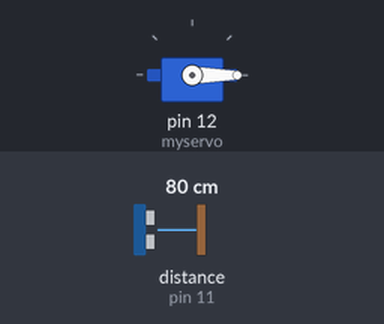
This sketch was run on a simulated Arduino Uno, built with avr-gcc and run on an emulated ATmega328P. Shown: servo. Wiring (inferred from the names in the program): ultrasonic range finder: trigger pin 10; echo pin 11. Inputs (shaded band) come from the test bench; at power-on: distance to the obstacle (sensor on pin 11) 80 cm. The echo pulse lasts 58.3 µs per cm; what the sketch prints to the serial monitor is not drawn.

Above: at 0.01 s.
1.3 s: distance to the obstacle (sensor on pin 11) set to 2 cm
At 4.03 s:
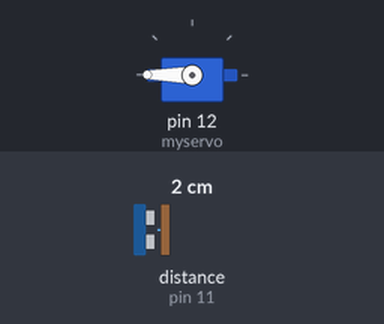
4.3 s: distance to the obstacle (sensor on pin 11) set to 250 cm
At 5.2 s:
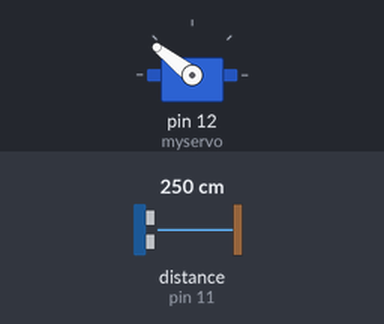
7.3 s: distance to the obstacle (sensor on pin 11) set to 4 cm
Timing chart, 0 to 16.3 s (numbered marks = the images above; inputs shaded):
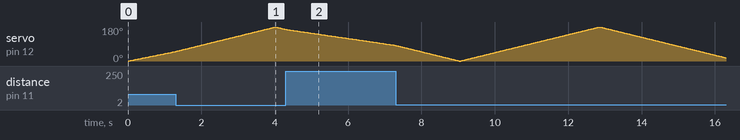

The sketch:

Servo_sonar.ino
```cpp
#include <Servo.h>
Servo myservo; // creating a servo object used in controlling the servo
int degree = 0;  // variable used to store the location of the servo

const int trigPin = 10;
const int echoPin = 11;
int distance;
long duration;

void setup() {
  myservo.attach(12); // servo object connected to the servo on pin 8
  pinMode (trigPin, OUTPUT);  //trigPin set as Output
  pinMode (echoPin, INPUT);  //echoPin set as Input
  Serial.begin(9600); //Baud rate set serial communication

}

void loop() {
  for (int degree = 0; degree <=180; degree +=1){  //servo rotates from 0 to 180 degrees in steps of 1 degree
    myservo.write(degree);  // servo go to location at variable degree
    delay(20); // servo motor rotates one degree in 10 milliseconds
    distance = calcDistance();  //calls the function for calculating distance
    Serial.print (degree);
    Serial.print(",");
    Serial.print (distance);
    Serial.print (".");

  }
  for (int degree = 180; degree >= 0; degree -=1){  //servo rotates from 180 to 0 degree in steps of 1 degree
    myservo.write(degree);  // servo does to the location in variable degree
    delay(20); // servo motor rotates one degree in 10 milliseconds
    distance = calcDistance();  //calls the function for calculating distance
    Serial.print (degree);
    Serial.print(",");
    Serial.print (distance);
    Serial.print (".");
  }
}
int calcDistance() {  //function for calculating distance
  digitalWrite (trigPin, LOW); //Ensures that the sonar starts at a low state
  delayMicroseconds(2);
  digitalWrite (trigPin, HIGH);
  delayMicroseconds(10);
  digitalWrite (trigPin, LOW);

  duration = pulseIn (echoPin, HIGH); //measures the time taken for the echoPin to detect the signal sent by the trigPin
  distance = (duration/2) * 0.0343; // Time is divided by two to obtain the return period only
  // Speed of sound is 343m/s == 0.0343cm/microsecond
  // Distance is obtained by multiplying the speed and the time taken
  return distance;
    }
```
